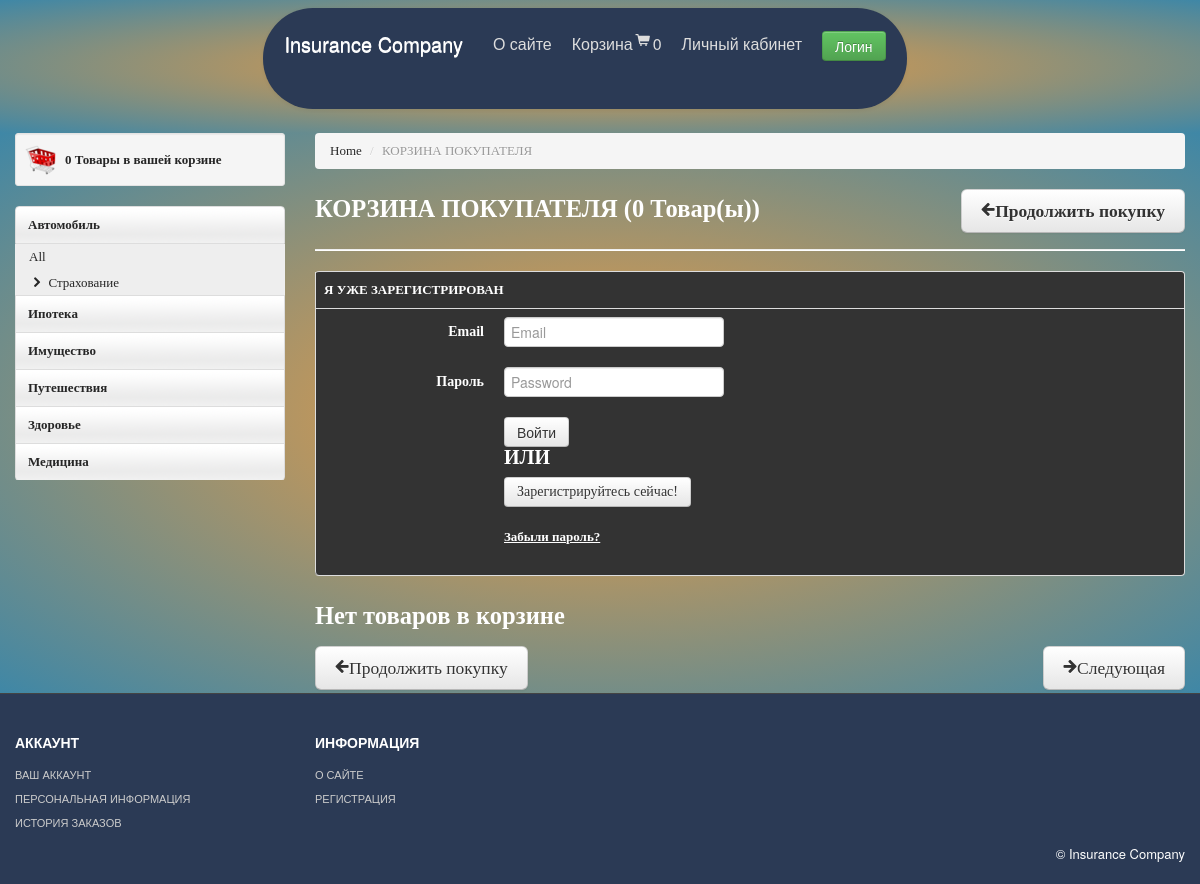
The page /cart on the database its author committed.
### tables this page shows
CREATE TABLE `category` (
  `id` int NOT NULL,
  `name` varchar(255) NOT NULL,
  `sort_order` int NOT NULL,
  `status` int NOT NULL DEFAULT '1'
);

CREATE TABLE `sub_category` (
  `id` int NOT NULL,
  `name` varchar(255) NOT NULL,
  `sort_order` int NOT NULL,
  `category_id` int NOT NULL,
  `status` int NOT NULL DEFAULT '1'
);

### app/controllers/CartController.php (called while the page is built, shortened)
<?php
class CartController {
    public function actionIndex() {
        $categories = Category::getCategoriesList();
        $subCategories = Category::getSubCategoriesList(1);
        $productsInCart = Cart::getProducts();
        $totalQuantity = Cart::countItems();
        require_once(ROOT . '/views/cart/index.php');
        return true;
    }
}

### app/components/Router.php (called while the page is built, shortened)
<?php
class Router {
    private $routes;
    public function __construct()
    {
        $routesPath = ROOT . '/app/config/routes.php';
        $this->routes = include($routesPath);
    }
    private function getURI()
    {
        if (!empty($_SERVER['REQUEST_URI'])) {
            return trim($_SERVER['REQUEST_URI'], '/');
        }
    }
    public function run()
    {
        $uri = $this->getURI();
        foreach ($this->routes as $uriPattern => $path) {
            if (preg_match("~$uriPattern~", $uri)) {
                $internalRoute = preg_replace("~$uriPattern~", $path, $uri);
                $segments = explode('/', $internalRoute);
                $controllerName = array_shift($segments).'Controller';
                $controllerName = ucfirst($controllerName);
                $actionName = 'action'.ucfirst(array_shift($segments));
                $parameters = $segments;
                $controllerFile = ROOT.'/app/controllers/'.$controllerName.'.php';
                if (is_file($controllerFile)) {
                    $controllerObject = new $controllerName;
                }
                $result = call_user_func_array(array($controllerObject, $actionName), $parameters);
                if ($result != null) {
                    break;
                }
            }
        }
    }
}

### index.php (called while the page is built, shortened)
<?php
require __DIR__ . '/vendor/autoload.php';
$router = new Router();
$router->run();

### app/components/Cart.php (called while the page is built, shortened)
<?php
class Cart
{
    public static function countItems()
    {
        if (isset($_SESSION['products'])) {
            $count = 0;
            foreach ($_SESSION['products'] as $id => $quantity) {
                $count = $count + $quantity;
            }
            return $count;
        } else {
            return 0;
        }
    }
    public static function getProducts()
    {
        return false;
    }
}

### app/models/Category.php (called while the page is built, shortened)
<?php
class Category
{
    public static function getCategoriesList()
    {
        $db = Db::getConnection();
        $sql = 'SELECT id, name FROM category '
                . 'WHERE status="1" '
                . 'ORDER BY sort_order ASC';
        $result = $db->query($sql);
        $i = 0;
        $categoryList = array();
        while ($row = $result->fetch()) {
            $categoryList[$i]['id'] = $row['id'];
            $categoryList[$i]['name'] = $row['name'];
            $i++;
        }
        return $categoryList;
    }
    public static function getSubCategoriesList($category_id)
    {
        $status = 1;
        $subCategoryList = array();
        $db = Db::getConnection();
        $sql = 'SELECT id, name, category_id FROM sub_category'
                . ' WHERE status=:status AND category_id=:category_id'
                . ' ORDER BY sort_order ASC';
        $result = $db->prepare($sql);
        $result->bindParam(":status", $status, PDO::PARAM_INT);
        $result->bindParam(":category_id", $category_id, PDO::PARAM_INT);
        $result->setFetchMode(PDO::FETCH_ASSOC);
        $result->execute();
        $i = 0;
        while ($row = $result->fetch()) {
            $subCategoryList[$i]['id'] = $row['id'];
            $subCategoryList[$i]['name'] = $row['name'];
            $subCategoryList[$i]['category_id'] = $row['category_id'];
            $i++;
        }
        return $subCategoryList;
    }
}

### app/models/User.php (called while the page is built, shortened)
<?php
class User
{
    public static function isGuest()
    {
        return true;
    }
}

### app/components/Autoload.php (called while the page is built, shortened)
<?php
function myAutoloader($class_name)
{
    $array_paths = array(
        '/components/',
        '/models/',
        '/controllers/',
    );
    foreach ($array_paths as $path) {
        $path = ROOT . $path . $class_name . '.php';
    }
}

### views/cart/index.php (the view, shortened to what this page needs)
<?php include ROOT . '/views/layouts/header.php'; ?>
<div id="mainBody" style="height:70vh;">
    <div class="container">
        <div class="row">
            <div id="sidebar" class="span3">
                <div class="well well-small">
                    <a id="myCart" href="/cart/">
                        <img src="/template/themes/images/ico-cart.png" alt="cart">
                        <span id="cart-count">
                            <?php echo $totalQuantity; ?>
                        </span> Товары в вашей корзине
                    </a>
                </div>
                <ul id="sideManu" class="nav nav-tabs nav-stacked">
                    <?php foreach ($categories as $category): ?>
                        <li class="<?php if ($category['id'] == 1) echo 'subMenu open'; ?>">
                            <a href="/catalog/category-<?php echo $category['id'];?>">
                                <?php echo $category['name']; ?>
                            </a>
                            <?php if ($category['id'] == 1): ?>
                                <ul>
                                    <li><a href="/catalog/category-<?php echo $category['id'];?>">All</a></li>
                                    <?php if (isset($subCategories) && is_array($subCategories)): ?>
                                        <?php foreach ($subCategories as $subCategory): ?>
                                            <li>
                                                <a href="/catalog/category-<?php echo $category['id']."-".$subCategory['id'];?>">
                                                    <i class="icon-chevron-right"></i>
                                                        <?php echo $subCategory['name']; ?>
                                                </a>
                                            </li>
                                        <?php endforeach; ?>
                                    <?php endif; ?>
                                </ul>
                            <?php endif; ?>
                        </li>
                    <?php endforeach; ?>
                </ul>
                <br/>
            </div>
            <div class="span9">
                <ul class="breadcrumb">
                    <li><a href="/">Home</a> <span class="divider">/</span></li>
                    <li class="active">КОРЗИНА ПОКУПАТЕЛЯ</li>
                </ul>
                <h3 style="color: white">  КОРЗИНА ПОКУПАТЕЛЯ (<?php echo Cart::countItems();?> Товар(ы))<a href="/catalog/category-1/" class="btn btn-large pull-right"><i class="icon-arrow-left"></i>Продолжить покупку</a></h3>
                <hr class="soft"/>
                <?php if (\App\models\User::isGuest()): ?>
                <table class="table table-bordered" style="background-color: currentColor">
                    <tr><th style="color: white">Я УЖЕ ЗАРЕГИСТРИРОВАН </th></tr>
                    <tr>
                        <td>
                            <form class="form-horizontal" action="/login/" method="post">
                                <div class="control-group">
                                    <label class="control-label" for="inputEmail" style="color: white; font-weight: bold">Email</label>
                                    <div class="controls">
                                        <input type="text" id="inputEmail" placeholder="Email">
                                    </div>
                                </div>
                                <div class="control-group">
                                    <label class="control-label" for="inputPassword1" style="color: white; font-weight: bold">Пароль</label>
                                    <div class="controls">
                                        <input type="password" id="inputPassword1" placeholder="Password">
                                    </div>
                                </div>
                                <div class="control-group">
                                    <div class="controls">
                                        <button type="submit" class="btn">Войти</button><p style="color: white; font-size: 20px; font-weight: bold"> ИЛИ </p><a href="/register/" class="btn">Зарегистрируйтесь сейчас!</a>
                                    </div>
                                </div>
                                <div class="control-group">
                                    <div class="controls">
                                        <a href="/forgetpass" style="text-decoration:underline; color: white; font-weight: bold">Забыли пароль?</a>
                                    </div>
                                </div>
                            </form>
                        </td>
                    </tr>
                </table>
                <?php endif; ?>
                <?php if ($productsInCart != false): ?>
                    <table class="table table-bordered" style="background-color: #2B3A55">
                        <thead>
                            <tr>
                                <th style="color: white; font-size: 20px; font-weight: bold">Товар</th>
                                <th style="color: white; font-size: 20px; font-weight: bold">Описание</th>
                                <th style="color: white; font-size: 20px; font-weight: bold">Количество/обновление</th>
                                <th style="color: white; font-size: 20px; font-weight: bold">Цена</th>
                                <th style="color: white; font-size: 20px; font-weight: bold">Всего</th>
                            </tr>
                        </thead>
                        <tbody>
                            <?php foreach ($products as $product): ?>
                                <tr>
                                    <td style="color: white; font-size: 20px; text-align: center; font-weight: bold"> <img width="60" src="<?php echo Product::getImage($product['id']); ?>" alt=""/><p>Название: <?php echo $product['name']?></p></td>
                                    <td style="color: white; font-size: 20px; text-align: center; font-weight: bold"><br/>Услуга</td>
                                    <td>
                                        <div class="input-append">
                                            <input class="span1" style="max-width:34px" placeholder="1" id="appendedInputButtons" value="<?php echo $_SESSION['products'][$product['id']];?>" size="16" type="text">
                                            <a href="/cart/delete/<?php echo $product['id'];?>">
                                                <button class="btn" type="button">
                                                    <i class="icon-minus"></i>
                                                </button>
                                            </a>
                                            <a href="/cart/add/<?php echo $product['id'];?>">
                                                <button class="btn" type="button">
                                                    <i class="icon-plus"></i>
                                                </button>
                                            </a>
                                            <a href="/cart/deleteProduct/<?php echo $product['id'];?>">
                                                <button class="btn btn-danger" type="button">
                                                    <i class="icon-remove icon-white"></i>
                                                </button>
                                            </a>
                                        </div>
                                    </td>
                                    <td style="color: white; font-size: 20px; text-align: center; font-weight: bold"><?php echo $product['price'];?> р.</td>
                                    <td style="color: white; font-size: 20px; text-align: center; font-weight: bold"><?php echo $_SESSION['products'][$product['id']] * $product['price'];?> р.</td>
                                </tr>
                                <?php $totalPrice = $totalPrice + $product['price'];?>
                            <?php endforeach; ?>
                            <tr>
                                <td colspan="4" style="text-align:right"><strong style="color: white; font-weight: bold">ВСЕГО К ОПЛАТЕ: </strong></td>
                                <td class="label label-important" style="display:block; text-align: center"> <strong> <?php echo $totalPrice;?> р.</strong></td>
                            </tr>
                        </tbody>
                    </table>
                <?php else: ?>
                    <h3 style="color: white">Нет товаров в корзине</h3>
                <?php endif; ?>
                <a href="/catalog/category-1/" class="btn btn-large"><i class="icon-arrow-left"></i>Продолжить покупку</a>
                <a href="/cart/checkout/" class="btn btn-large pull-right"><i class="icon-arrow-right right"></i>Следующая</a>
            </div>
        </div>
    </div>
</div>
<?php include ROOT . '/views/layouts/footer.php'; ?>

### template/themes/css/base.css (style rules this page uses)
#myCart img { float: left; margin-right: 8px; }
#myCart { font-size: 13px; font-weight: bold; line-height: 33px; }
#sidebar ul ul li a { font-size: 12px; }
#sidebar ul { list-style: none; padding: 0; margin: 0; width: 100%; }
#sidebar li a { font-weight: bold; background: url(../images/tabRepeatInactive.png) repeat-x 0 0; color: #262626; }
#sidebar ul li li a { background: #eee; padding-left: 14px; font-weight: normal; display: block; font-size: 13px; line-height: 26px; }
[class^="icon-"], [class*=" icon-"] { background-image: none; }
.navbar .nav.pull-right, #sideManu { overflow: hidden; }
#mainBody { background: radial-gradient(#f69d3c, #3f87a6); background-size: cover; background-position: top; font-family: Ouroboros; background-blend-mode: multiply; }

### rows shown on the page
category: name "Автомобиль"
sub_category: name "Страхование"
category: name "Ипотека"
category: name "Имущество"
category: name "Путешествия"
category: name "Здоровье"
category: name "Медицина"

### other values the page prints
$totalQuantity "0"
Cart::countItems() "0"
